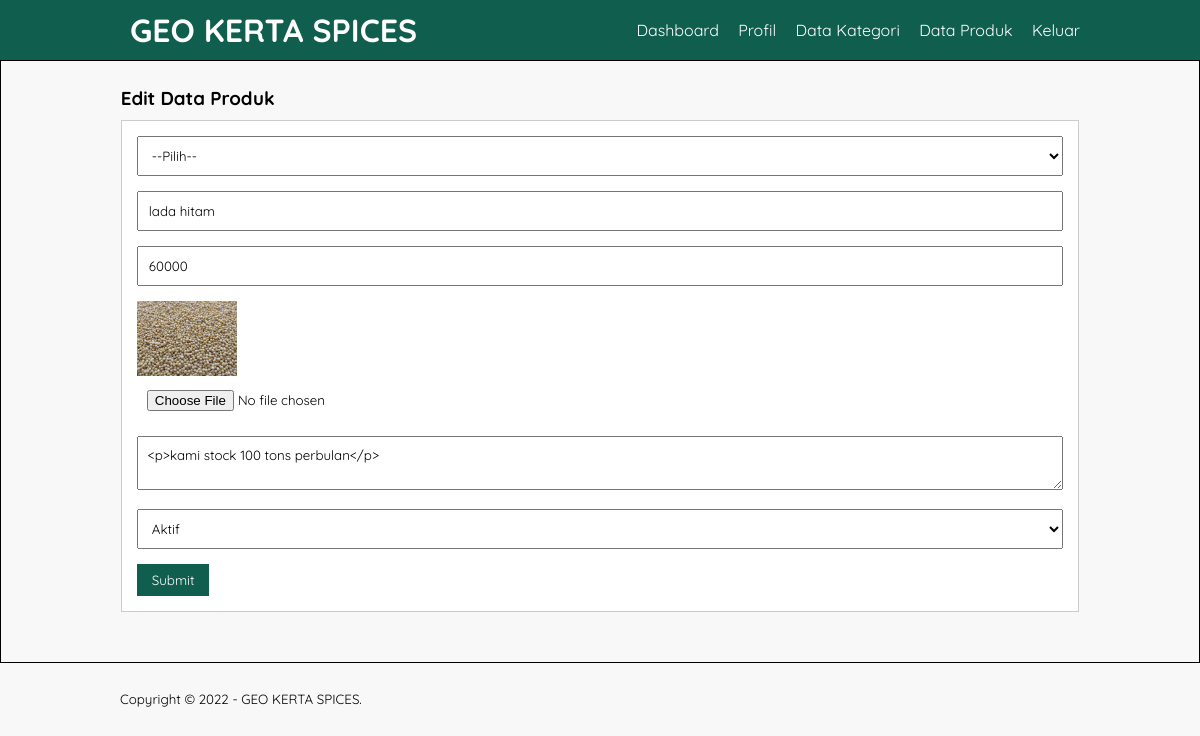
Screenshot of /edit-produk.php?id=13 (signed in) with the database file from the repository.
### tables this page shows
CREATE TABLE `tb_product` (
  `product_id` int(11) NOT NULL,
  `category_id` int(11) NOT NULL,
  `product_name` varchar(100) NOT NULL,
  `product_price` int(11) NOT NULL,
  `product_description` text NOT NULL,
  `product_image` varchar(100) NOT NULL,
  `product_status` tinyint(1) NOT NULL,
  `date_created` timestamp NOT NULL DEFAULT current_timestamp()
);

### edit-produk.php (the view, shortened to what this page needs)
<?php
include 'db.php';
$produk = mysqli_query($conn, "SELECT * FROM tb_product WHERE product_id = '" . $_GET['id'] . "' ");
$p = mysqli_fetch_object($produk);
?>
<!DOCTYPE html>
<html>
<head>
  <link rel="stylesheet" type="text/css" href="css/style.css">
</head>
<body>
  <header>
    <div class="container">
      <h1><a href="dashboard.php">GEO KERTA SPICES</a></h1>
      <ul>
        <li><a href="dashboard.php">Dashboard</a></li>
        <li><a href="profil.php">Profil</a></li>
        <li><a href="data-kategori.php">Data Kategori</a></li>
        <li><a href="data-produk.php">Data Produk</a></li>
        <li><a href="keluar.php">Keluar</a></li>
      </ul>
    </div>
  </header>
  <div class="section">
    <div class="container">
      <h3>Edit Data Produk</h3>
      <div class="box">
        <form action="" method="POST" enctype="multipart/form-data">
          <select class="input-control" name="kategori" required>
            <option value="">--Pilih--</option>
          </select>
          <input type="text" name="nama" class="input-control" placeholder="Nama Produk" value="<?php echo $p->product_name ?>" required>
          <input type="text" name="harga" class="input-control" placeholder="Harga" value="<?php echo $p->product_price ?>" required>
          <img src="produk/<?php echo $p->product_image ?>" width="100px">
          <input type="file" name="gambar" class="input-control" required>
          <textarea class="input-control" name="deskripsi" placeholder="Deskripsi"><?php echo $p->product_description ?></textarea><br>
          <select class="input-control" name="status">
            <option value="1" <?php echo ($p->product_status == 1) ? 'selected' : ''; ?>>Aktif</option>
          </select>
          <input type="submit" name="submit" value="Submit" class="btn" required>
        </form>
      </div>
    </div>
  </div>
  <footer>
    <div class="container">
      <small>Copyright &copy; 2022 - GEO KERTA SPICES.</small>
    </div>
  </footer>
</body>
</html>

### css/style.css (style rules this page uses)
* { padding: 0; margin: 0; font-family: 'Quicksand', sans-serif; }
body { background-color: #f8f8f8; }
a { color: inherit; text-decoration: none; }
.input-control { width: 100%; padding: 10px; margin-bottom: 15px; box-sizing: border-box; }
.btn { padding: 8px 15px; background-color: #105f4e; color: #fff; border: none; cursor: pointer; }
header { background-color: #105f4e; color: #fff; }
header h1 { float: left; padding: 10px; }
header ul { float: right; }
header ul li { display: inline-block; }
header ul li a { padding: 20px 0 20px 15px; display: inline-block; }
footer { padding: 25px 0; }
.container { width: 80%; margin: 0 auto; }
.container:after { content: ''; display: block; clear: both; }
.section { padding: 25px 0; border: 1px solid; }
.box { background-color: #fff; border: 1px solid #ccc; padding: 15px; box-sizing: border-box; margin: 10px 0 25px 0; }
.box:after { content: ''; display: block; clear: both; }

### rows the page displays
tb_product: nama "lada hitam", harga "60000", product_image (picture), deskripsi "<p>kami stock 100 tons perbulan</p>", status "Aktif"
